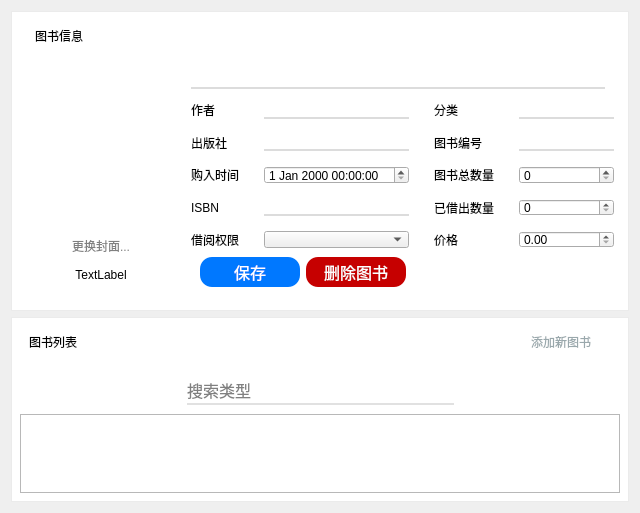
<?xml version="1.0" encoding="UTF-8"?>
<ui version="4.0">
 <class>BooksWindow</class>
 <widget class="QWidget" name="BooksWindow">
  <property name="geometry">
   <rect>
    <x>0</x>
    <y>0</y>
    <width>640</width>
    <height>513</height>
   </rect>
  </property>
  <property name="windowTitle">
   <string>图书管理</string>
  </property>
  <property name="whatsThis">
   <string>查看所有的图书，并可以修改信息。</string>
  </property>
  <layout class="QVBoxLayout" name="verticalLayout_2">
   <item>
    <layout class="QVBoxLayout" name="centralLayout">
     <item>
      <widget class="QWidget" name="BookDetailsWidget" native="true">
       <property name="enabled">
        <bool>true</bool>
       </property>
       <property name="sizePolicy">
        <sizepolicy hsizetype="Preferred" vsizetype="Fixed">
         <horstretch>0</horstretch>
         <verstretch>0</verstretch>
        </sizepolicy>
       </property>
       <property name="minimumSize">
        <size>
         <width>0</width>
         <height>300</height>
        </size>
       </property>
       <property name="maximumSize">
        <size>
         <width>16777215</width>
         <height>300</height>
        </size>
       </property>
       <property name="styleSheet">
        <string notr="true">#BookDetailsWidget
{
	background-color: white;
	border: 1px solid rgb(235,235,235);
}
QLabel, QLineEdit
{
	font: 14px &quot;宋体&quot;;
}
QLineEdit
{
	border:0;
	border-bottom: 2px solid rgb(220,220,220);
}</string>
       </property>
       <layout class="QVBoxLayout" name="verticalLayout">
        <property name="spacing">
         <number>0</number>
        </property>
        <property name="leftMargin">
         <number>15</number>
        </property>
        <property name="topMargin">
         <number>0</number>
        </property>
        <property name="rightMargin">
         <number>15</number>
        </property>
        <property name="bottomMargin">
         <number>15</number>
        </property>
        <item>
         <widget class="QWidget" name="BookDetailsTitleWidget" native="true">
          <property name="enabled">
           <bool>true</bool>
          </property>
          <property name="sizePolicy">
           <sizepolicy hsizetype="Preferred" vsizetype="Fixed">
            <horstretch>0</horstretch>
            <verstretch>0</verstretch>
           </sizepolicy>
          </property>
          <property name="minimumSize">
           <size>
            <width>0</width>
            <height>50</height>
           </size>
          </property>
          <property name="maximumSize">
           <size>
            <width>16777215</width>
            <height>50</height>
           </size>
          </property>
          <layout class="QHBoxLayout" name="horizontalLayout_2">
           <property name="spacing">
            <number>6</number>
           </property>
           <property name="leftMargin">
            <number>9</number>
           </property>
           <property name="topMargin">
            <number>9</number>
           </property>
           <property name="rightMargin">
            <number>9</number>
           </property>
           <property name="bottomMargin">
            <number>9</number>
           </property>
           <item>
            <widget class="QLabel" name="BookDetailsTitle">
             <property name="sizePolicy">
              <sizepolicy hsizetype="Preferred" vsizetype="Preferred">
               <horstretch>0</horstretch>
               <verstretch>0</verstretch>
              </sizepolicy>
             </property>
             <property name="styleSheet">
              <string notr="true">#BookDetailsTitle
{
	font: bold 14px &quot;宋体&quot;;
}</string>
             </property>
             <property name="text">
              <string>图书信息</string>
             </property>
            </widget>
           </item>
           <item>
            <widget class="QPushButton" name="RefreshBookDetails">
             <property name="sizePolicy">
              <sizepolicy hsizetype="Fixed" vsizetype="Fixed">
               <horstretch>0</horstretch>
               <verstretch>0</verstretch>
              </sizepolicy>
             </property>
             <property name="minimumSize">
              <size>
               <width>15</width>
               <height>15</height>
              </size>
             </property>
             <property name="maximumSize">
              <size>
               <width>15</width>
               <height>15</height>
              </size>
             </property>
             <property name="styleSheet">
              <string notr="true">#RefreshBookDetails
{
	border: 0;
	image: url(:/Icon/refresh_white.png);
}
#RefreshBookDetails:pressed
{
	image: url(:/Icon/refresh_black.png);
}</string>
             </property>
             <property name="text">
              <string/>
             </property>
            </widget>
           </item>
           <item>
            <widget class="QPushButton" name="CloseDetails">
             <property name="sizePolicy">
              <sizepolicy hsizetype="Fixed" vsizetype="Fixed">
               <horstretch>0</horstretch>
               <verstretch>0</verstretch>
              </sizepolicy>
             </property>
             <property name="minimumSize">
              <size>
               <width>15</width>
               <height>15</height>
              </size>
             </property>
             <property name="maximumSize">
              <size>
               <width>15</width>
               <height>15</height>
              </size>
             </property>
             <property name="styleSheet">
              <string notr="true">#CloseDetails
{
	border:0;
	image: url(:/Icon/close_white.png);
}
#CloseDetails:pressed
{
	image: url(:/Icon/close_black.png);
}</string>
             </property>
             <property name="text">
              <string/>
             </property>
            </widget>
           </item>
          </layout>
         </widget>
        </item>
        <item>
         <layout class="QHBoxLayout" name="BookDetailsContentLayout">
          <item>
           <layout class="QVBoxLayout" name="CoverLayout">
            <item>
             <widget class="QLabel" name="Cover">
              <property name="sizePolicy">
               <sizepolicy hsizetype="Fixed" vsizetype="Fixed">
                <horstretch>0</horstretch>
                <verstretch>0</verstretch>
               </sizepolicy>
              </property>
              <property name="minimumSize">
               <size>
                <width>150</width>
                <height>150</height>
               </size>
              </property>
              <property name="maximumSize">
               <size>
                <width>150</width>
                <height>150</height>
               </size>
              </property>
              <property name="styleSheet">
               <string notr="true">#UserIcon
{
	border: 1px solid gray;
}</string>
              </property>
              <property name="text">
               <string/>
              </property>
             </widget>
            </item>
            <item>
             <widget class="QPushButton" name="ChangeCover">
              <property name="styleSheet">
               <string notr="true">#ChangeCover
{
	border: 0;
	color: gray;
}
#ChangeCover:pressed
{
	color: black;
}</string>
              </property>
              <property name="text">
               <string>更换封面...</string>
              </property>
              <property name="icon">
               <iconset resource="resource.qrc">
                <normaloff>:/Icon/bathrobes-black.png</normaloff>:/Icon/bathrobes-black.png</iconset>
              </property>
             </widget>
            </item>
            <item>
             <widget class="QLabel" name="Path">
              <property name="sizePolicy">
               <sizepolicy hsizetype="Preferred" vsizetype="Fixed">
                <horstretch>0</horstretch>
                <verstretch>0</verstretch>
               </sizepolicy>
              </property>
              <property name="text">
               <string>TextLabel</string>
              </property>
              <property name="alignment">
               <set>Qt::AlignCenter</set>
              </property>
             </widget>
            </item>
           </layout>
          </item>
          <item>
           <layout class="QVBoxLayout" name="BookDetailsLayout">
            <property name="leftMargin">
             <number>15</number>
            </property>
            <item>
             <widget class="QWidget" name="BookTitleWidget" native="true">
              <property name="sizePolicy">
               <sizepolicy hsizetype="Preferred" vsizetype="Fixed">
                <horstretch>0</horstretch>
                <verstretch>0</verstretch>
               </sizepolicy>
              </property>
              <property name="minimumSize">
               <size>
                <width>0</width>
                <height>40</height>
               </size>
              </property>
              <property name="styleSheet">
               <string notr="true">QLabel, QLineEdit
{
	font: bold 18px &quot;宋体&quot;;
}</string>
              </property>
              <layout class="QHBoxLayout" name="horizontalLayout_4">
               <property name="leftMargin">
                <number>0</number>
               </property>
               <property name="bottomMargin">
                <number>10</number>
               </property>
               <item>
                <widget class="QLineEdit" name="Title"/>
               </item>
              </layout>
             </widget>
            </item>
            <item>
             <layout class="QGridLayout" name="BookDetailsGrid">
              <property name="horizontalSpacing">
               <number>25</number>
              </property>
              <property name="verticalSpacing">
               <number>15</number>
              </property>
              <item row="3" column="0">
               <widget class="QLabel" name="ISBNLabel">
                <property name="text">
                 <string>ISBN</string>
                </property>
               </widget>
              </item>
              <item row="0" column="0">
               <widget class="QLabel" name="AuthorLabel">
                <property name="text">
                 <string>作者</string>
                </property>
               </widget>
              </item>
              <item row="0" column="1">
               <widget class="QLineEdit" name="Author"/>
              </item>
              <item row="1" column="2">
               <widget class="QLabel" name="BookIDLabel">
                <property name="text">
                 <string>图书编号</string>
                </property>
               </widget>
              </item>
              <item row="0" column="3">
               <widget class="QLineEdit" name="Classification"/>
              </item>
              <item row="1" column="3">
               <widget class="QLineEdit" name="BookID">
                <property name="echoMode">
                 <enum>QLineEdit::Normal</enum>
                </property>
               </widget>
              </item>
              <item row="1" column="0">
               <widget class="QLabel" name="PressLabel">
                <property name="text">
                 <string>出版社</string>
                </property>
               </widget>
              </item>
              <item row="1" column="1">
               <widget class="QLineEdit" name="Press"/>
              </item>
              <item row="0" column="2">
               <widget class="QLabel" name="ClassificationLabel">
                <property name="text">
                 <string>分类</string>
                </property>
               </widget>
              </item>
              <item row="2" column="0">
               <widget class="QLabel" name="PurchaseTimeLabel">
                <property name="text">
                 <string>购入时间</string>
                </property>
               </widget>
              </item>
              <item row="2" column="2">
               <widget class="QLabel" name="QuantityLabel">
                <property name="text">
                 <string>图书总数量</string>
                </property>
               </widget>
              </item>
              <item row="4" column="0">
               <widget class="QLabel" name="PermissionLabel">
                <property name="text">
                 <string>借阅权限</string>
                </property>
               </widget>
              </item>
              <item row="4" column="1">
               <widget class="QComboBox" name="Permission"/>
              </item>
              <item row="2" column="1">
               <widget class="QDateTimeEdit" name="PurchaseTime"/>
              </item>
              <item row="3" column="2">
               <widget class="QLabel" name="BorrowOutLabel">
                <property name="text">
                 <string>已借出数量</string>
                </property>
               </widget>
              </item>
              <item row="4" column="2">
               <widget class="QLabel" name="PriceLabel">
                <property name="text">
                 <string>价格</string>
                </property>
               </widget>
              </item>
              <item row="3" column="1">
               <widget class="QLineEdit" name="ISBN"/>
              </item>
              <item row="4" column="3">
               <widget class="QDoubleSpinBox" name="Price"/>
              </item>
              <item row="2" column="3">
               <widget class="QSpinBox" name="Quantity"/>
              </item>
              <item row="3" column="3">
               <widget class="QSpinBox" name="BorrowOut"/>
              </item>
             </layout>
            </item>
            <item>
             <widget class="QWidget" name="CommandWidget" native="true">
              <layout class="QHBoxLayout" name="horizontalLayout_3">
               <item>
                <widget class="QPushButton" name="Save">
                 <property name="styleSheet">
                  <string notr="true">#Save
{
	width: 100px;
	height: 30px;
	border: 1px;
	border-radius: 12px;
	background-color: rgb(0, 120, 255);
	font-size: 16px;
	color: white;
}
#Save:hover
{
	background-color: rgb(0, 170, 255);
}
#Save:pressed
{
	border: 1px solid white;
	background-color:black;
	color: white;
}</string>
                 </property>
                 <property name="text">
                  <string>保存</string>
                 </property>
                </widget>
               </item>
               <item>
                <widget class="QPushButton" name="Delete">
                 <property name="styleSheet">
                  <string notr="true">#Delete
{
	width: 100px;
	height: 30px;
	border: 1px;
	border-radius: 12px;
	background-color: rgb(198, 0, 0);
	font-size: 16px;
	color: white;
}
#Delete:hover
{
	background-color: rgb(220, 0, 0);
}
#Delete:pressed
{
	border: 1px solid white;
	background-color:black;
	color: white;
}</string>
                 </property>
                 <property name="text">
                  <string>删除图书</string>
                 </property>
                </widget>
               </item>
               <item>
                <widget class="QLabel" name="Status">
                 <property name="text">
                  <string/>
                 </property>
                </widget>
               </item>
               <item>
                <spacer name="horizontalSpacer">
                 <property name="orientation">
                  <enum>Qt::Horizontal</enum>
                 </property>
                 <property name="sizeHint" stdset="0">
                  <size>
                   <width>40</width>
                   <height>20</height>
                  </size>
                 </property>
                </spacer>
               </item>
              </layout>
             </widget>
            </item>
           </layout>
          </item>
         </layout>
        </item>
       </layout>
      </widget>
     </item>
     <item>
      <widget class="QWidget" name="BooksListWidget" native="true">
       <property name="styleSheet">
        <string notr="true">#BooksListWidget
{
	background-color: white;
	border: 1px solid rgb(235,235,235);
}</string>
       </property>
       <layout class="QVBoxLayout" name="verticalLayout_3">
        <property name="spacing">
         <number>0</number>
        </property>
        <property name="topMargin">
         <number>0</number>
        </property>
        <item>
         <widget class="QWidget" name="BooksListTitleWidget" native="true">
          <property name="sizePolicy">
           <sizepolicy hsizetype="Preferred" vsizetype="Fixed">
            <horstretch>0</horstretch>
            <verstretch>0</verstretch>
           </sizepolicy>
          </property>
          <property name="minimumSize">
           <size>
            <width>0</width>
            <height>50</height>
           </size>
          </property>
          <property name="maximumSize">
           <size>
            <width>16777215</width>
            <height>50</height>
           </size>
          </property>
          <layout class="QHBoxLayout" name="horizontalLayout">
           <item>
            <widget class="QLabel" name="BooksListTitle">
             <property name="styleSheet">
              <string notr="true">#BooksListTitle
{
	font: bold 14px &quot;宋体&quot;;
}</string>
             </property>
             <property name="text">
              <string>图书列表</string>
             </property>
            </widget>
           </item>
           <item>
            <widget class="QPushButton" name="RefreshBooksList">
             <property name="sizePolicy">
              <sizepolicy hsizetype="Fixed" vsizetype="Fixed">
               <horstretch>0</horstretch>
               <verstretch>0</verstretch>
              </sizepolicy>
             </property>
             <property name="maximumSize">
              <size>
               <width>15</width>
               <height>15</height>
              </size>
             </property>
             <property name="styleSheet">
              <string notr="true">#RefreshBooksList
{
	border: 0;
	image: url(:/Icon/refresh_white.png);
}
#RefreshBooksList:pressed
{
	image: url(:/Icon/refresh_black.png);
}</string>
             </property>
             <property name="text">
              <string/>
             </property>
            </widget>
           </item>
           <item>
            <widget class="QPushButton" name="AddBook">
             <property name="sizePolicy">
              <sizepolicy hsizetype="Fixed" vsizetype="Fixed">
               <horstretch>0</horstretch>
               <verstretch>0</verstretch>
              </sizepolicy>
             </property>
             <property name="minimumSize">
              <size>
               <width>100</width>
               <height>0</height>
              </size>
             </property>
             <property name="styleSheet">
              <string notr="true">#AddBook
{
	border: 0;
	color: rgb(154,168,172);
}
#AddBook:pressed
{
	color: black;
}</string>
             </property>
             <property name="text">
              <string>添加新图书</string>
             </property>
             <property name="icon">
              <iconset resource="resource.qrc">
               <normaloff>:/Icon/plus_white.png</normaloff>
               <normalon>:/Icon/plus_black.png</normalon>:/Icon/plus_white.png</iconset>
             </property>
            </widget>
           </item>
          </layout>
         </widget>
        </item>
        <item>
         <widget class="QWidget" name="SearchBookLineWidget" native="true">
          <layout class="QHBoxLayout" name="horizontalLayout_5">
           <item>
            <spacer name="horizontalSpacer_2">
             <property name="orientation">
              <enum>Qt::Horizontal</enum>
             </property>
             <property name="sizeHint" stdset="0">
              <size>
               <width>40</width>
               <height>20</height>
              </size>
             </property>
            </spacer>
           </item>
           <item>
            <widget class="QWidget" name="SearchBook" native="true">
             <property name="styleSheet">
              <string notr="true">#SearchBook
{
	border: 0;
	border-bottom: 2px solid rgb(225,225,225);
}
QLineEdit, QPushButton
{
	font-size: 16px;
}</string>
             </property>
             <layout class="QHBoxLayout" name="horizontalLayout_6">
              <property name="spacing">
               <number>5</number>
              </property>
              <property name="leftMargin">
               <number>0</number>
              </property>
              <property name="topMargin">
               <number>0</number>
              </property>
              <property name="rightMargin">
               <number>0</number>
              </property>
              <property name="bottomMargin">
               <number>0</number>
              </property>
              <item>
               <widget class="QPushButton" name="SearchType">
                <property name="styleSheet">
                 <string notr="true">#SearchType
{
	border: 0;
	color: gray;
}</string>
                </property>
                <property name="text">
                 <string>搜索类型</string>
                </property>
               </widget>
              </item>
              <item>
               <widget class="QLineEdit" name="Keywords">
                <property name="styleSheet">
                 <string notr="true">#Keywords
{
	border: 0;
}</string>
                </property>
               </widget>
              </item>
              <item>
               <widget class="QPushButton" name="SearchButton">
                <property name="styleSheet">
                 <string notr="true">#SearchButton
{
	border:0;
	image:url(:/Icon/zoom.png);
	padding:5px;
	background-color:rgba(255,255,255,0);
}
#SearchButton:hover
{
	background-color:rgba(0,0,0,30);
}
#SearchButton:pressed
{
	background-color:rgba(0,0,0,60);
}</string>
                </property>
                <property name="text">
                 <string/>
                </property>
               </widget>
              </item>
             </layout>
            </widget>
           </item>
           <item>
            <spacer name="horizontalSpacer_3">
             <property name="orientation">
              <enum>Qt::Horizontal</enum>
             </property>
             <property name="sizeHint" stdset="0">
              <size>
               <width>40</width>
               <height>20</height>
              </size>
             </property>
            </spacer>
           </item>
          </layout>
         </widget>
        </item>
        <item>
         <widget class="QTableWidget" name="BooksList">
          <property name="editTriggers">
           <set>QAbstractItemView::NoEditTriggers</set>
          </property>
          <property name="selectionMode">
           <enum>QAbstractItemView::SingleSelection</enum>
          </property>
          <property name="selectionBehavior">
           <enum>QAbstractItemView::SelectRows</enum>
          </property>
          <property name="verticalScrollMode">
           <enum>QAbstractItemView::ScrollPerPixel</enum>
          </property>
          <property name="horizontalScrollMode">
           <enum>QAbstractItemView::ScrollPerPixel</enum>
          </property>
         </widget>
        </item>
       </layout>
      </widget>
     </item>
    </layout>
   </item>
  </layout>
 </widget>
 <resources>
  <include location="resource.qrc"/>
 </resources>
 <connections>
  <connection>
   <sender>AddBook</sender>
   <signal>clicked()</signal>
   <receiver>BooksWindow</receiver>
   <slot>onAddClicked()</slot>
   <hints>
    <hint type="sourcelabel">
     <x>561</x>
     <y>340</y>
    </hint>
    <hint type="destinationlabel">
     <x>319</x>
     <y>252</y>
    </hint>
   </hints>
  </connection>
  <connection>
   <sender>Save</sender>
   <signal>clicked()</signal>
   <receiver>BooksWindow</receiver>
   <slot>onSaveClicked()</slot>
   <hints>
    <hint type="sourcelabel">
     <x>257</x>
     <y>268</y>
    </hint>
    <hint type="destinationlabel">
     <x>319</x>
     <y>252</y>
    </hint>
   </hints>
  </connection>
  <connection>
   <sender>Delete</sender>
   <signal>clicked()</signal>
   <receiver>BooksWindow</receiver>
   <slot>onDeleteClicked()</slot>
   <hints>
    <hint type="sourcelabel">
     <x>363</x>
     <y>268</y>
    </hint>
    <hint type="destinationlabel">
     <x>319</x>
     <y>252</y>
    </hint>
   </hints>
  </connection>
  <connection>
   <sender>ChangeCover</sender>
   <signal>clicked()</signal>
   <receiver>BooksWindow</receiver>
   <slot>onChangeCoverClicked()</slot>
   <hints>
    <hint type="sourcelabel">
     <x>101</x>
     <y>263</y>
    </hint>
    <hint type="destinationlabel">
     <x>319</x>
     <y>252</y>
    </hint>
   </hints>
  </connection>
  <connection>
   <sender>CloseDetails</sender>
   <signal>clicked()</signal>
   <receiver>BooksWindow</receiver>
   <slot>onCloseDetailsClicked()</slot>
   <hints>
    <hint type="sourcelabel">
     <x>598</x>
     <y>34</y>
    </hint>
    <hint type="destinationlabel">
     <x>319</x>
     <y>252</y>
    </hint>
   </hints>
  </connection>
  <connection>
   <sender>SearchButton</sender>
   <signal>clicked()</signal>
   <receiver>BooksWindow</receiver>
   <slot>SearchEvent()</slot>
   <hints>
    <hint type="sourcelabel">
     <x>401</x>
     <y>385</y>
    </hint>
    <hint type="destinationlabel">
     <x>319</x>
     <y>252</y>
    </hint>
   </hints>
  </connection>
  <connection>
   <sender>BooksList</sender>
   <signal>cellClicked(int,int)</signal>
   <receiver>BooksWindow</receiver>
   <slot>onBookSelected(int,int)</slot>
   <hints>
    <hint type="sourcelabel">
     <x>319</x>
     <y>452</y>
    </hint>
    <hint type="destinationlabel">
     <x>319</x>
     <y>256</y>
    </hint>
   </hints>
  </connection>
  <connection>
   <sender>Keywords</sender>
   <signal>textChanged(QString)</signal>
   <receiver>BooksWindow</receiver>
   <slot>SearchEvent()</slot>
   <hints>
    <hint type="sourcelabel">
     <x>330</x>
     <y>387</y>
    </hint>
    <hint type="destinationlabel">
     <x>319</x>
     <y>256</y>
    </hint>
   </hints>
  </connection>
 </connections>
 <slots>
  <slot>onCloseDetailsClicked()</slot>
  <slot>onChangeCoverClicked()</slot>
  <slot>onSaveClicked()</slot>
  <slot>onDeleteClicked()</slot>
  <slot>onAddClicked()</slot>
  <slot>SearchEvent()</slot>
  <slot>onBookSelected(int,int)</slot>
 </slots>
</ui>
